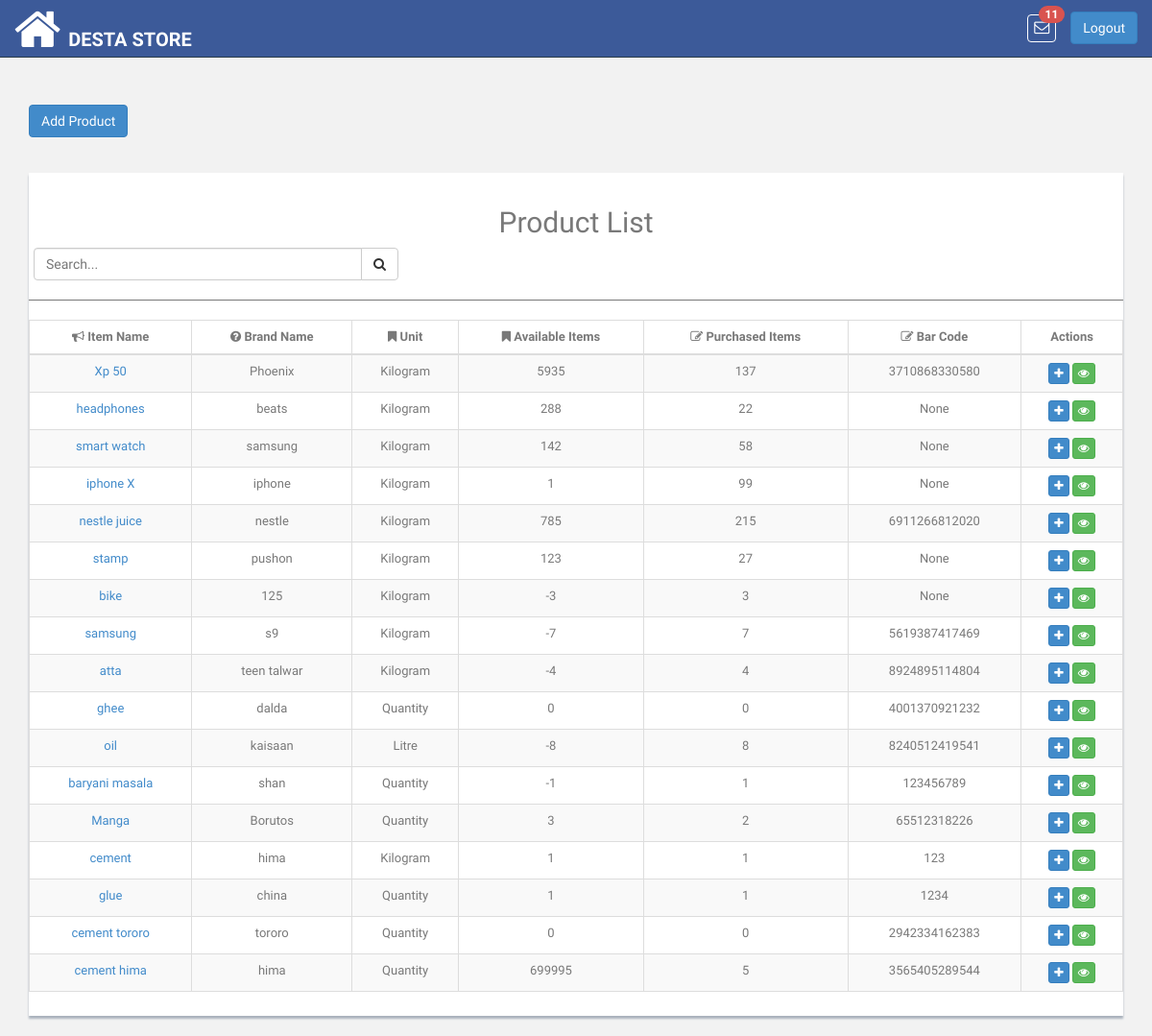
Page /product/items/list/ (signed in) on the committed database.
### pis_retailer/models.py (models this page shows, shortened)
class RetailerUser(models.Model):
    ROLE_TYPE_OWNER = 'owner'
    ROLE_TYPE_DATA_ENTRY_USER = 'data_entry_user'
    ROLE_TYPE_SALESMAN = 'salesman'
    ROLE_TYPE_VIEW_ACCOUNT = 'account_viewer'
    ROLE_TYPE_LEDGER_VIEW = 'ledger_viewer'
    ROLE_TYPES = (
        (ROLE_TYPE_OWNER, 'Owner'),
        (ROLE_TYPE_DATA_ENTRY_USER, 'Data Entry User'),
        (ROLE_TYPE_SALESMAN, 'Salesman'),
        (ROLE_TYPE_VIEW_ACCOUNT, 'Account Viewer'),
        (ROLE_TYPE_LEDGER_VIEW, 'Ledger Viewer'),
    )
    user = models.OneToOneField(User, related_name='retailer_user',on_delete=models.CASCADE)
    retailer = models.ForeignKey(Retailer, related_name='u_retailer',on_delete=models.CASCADE)
    role_type = models.CharField(
        max_length=100, choices=ROLE_TYPES, default=ROLE_TYPE_OWNER
    )

class Retailer(DatedModel):
    name = models.CharField(max_length=100)
    slug = models.SlugField(blank=False)
    package = models.CharField(max_length=200, null=True, blank=True)
    package_price = models.CharField(max_length=200, null=True, blank=True)
    package_expiry = models.DateField(blank=True, null=True)
    logo = models.ImageField(
        upload_to='images/retailer/logo/', max_length=1024,
        blank=True, null=True
    )

### pis_product/models.py (models this page shows, shortened)
class Product(models.Model):
    UNIT_TYPE_KG = 'Kilogram'
    UNIT_TYPE_GRAM = 'Gram'
    UNIT_TYPE_LITRE = 'Litre'
    UNIT_TYPE_QUANTITY = 'Quantity'
    UNIT_TYPES = (
        (UNIT_TYPE_KG, 'Kilogram'),
        (UNIT_TYPE_GRAM, 'Gram'),
        (UNIT_TYPE_LITRE, 'Litre'),
        (UNIT_TYPE_QUANTITY, 'Quantity'),
    )
    unit_type = models.CharField(
        choices=UNIT_TYPES, default=UNIT_TYPE_QUANTITY,
        blank=True, null=True, max_length=200
    )
    name = models.CharField(max_length=100, unique=True)
    brand_name = models.CharField(max_length=200, blank=True, null=True)
    retailer = models.ForeignKey(
        'pis_retailer.Retailer',
        related_name='retailer_product',on_delete=models.CASCADE
    )
    bar_code = models.CharField(max_length=13, unique=True, blank=True,
                                null=True)
    def product_available_items(self):
        try:
            obj_stock_in = self.stockin_product.aggregate(Sum('quantity'))
            stock_in = float(obj_stock_in.get('quantity__sum'))
        except:
            stock_in = 0
        try:
            obj_stock_out = self.stockout_product.aggregate(
                Sum('stock_out_quantity'))
            stock_out = float(obj_stock_out.get('stock_out_quantity__sum'))
        except:
            stock_out = 0
        return  stock_in - stock_out
    def product_purchased_items(self):
        try:
            obj_stock_out = self.stockout_product.aggregate(
                Sum('stock_out_quantity'))
            stock_out = float(obj_stock_out.get('stock_out_quantity__sum'))
        except:
            stock_out = 0
        return  stock_out

### pis_product/views.py (the view)
class ProductItemList(TemplateView):
    template_name = 'products/product_list.html'
    def dispatch(self, request, *args, **kwargs):
        if not self.request.user.is_authenticated:
            return HttpResponseRedirect(reverse('login'))
        return super(
            ProductItemList, self).dispatch(request, *args, **kwargs)
    def get_context_data(self, **kwargs):
        context = super(ProductItemList, self).get_context_data(**kwargs)
        products = (
            self.request.user.retailer_user.retailer.retailer_product.all()
        )
        context.update({
            'products': products
        })
        return context

### pis_com/templatetags/template_tags.py (called while the page is built)
@register.simple_tag
def product_notifications(retailer_id):
    return Product.objects.filter(retailer__id=retailer_id)

### templates/products/product_list.html (shortened to what this page needs)
{% extends 'base.html' %}
{% block content %}
    <div class="col-md-12">
            <br>
            <a href="{% url 'product:add_product' retailer_id=request.user.retailer_user.retailer.id %}"><button type="button" id="add-product" class="btn btn-primary"  id="load" data-loading-text="<i class='fa fa-circle-o-notch fa-spin'></i>Processing">Add Product </button></a>
            <br><br><br>
            <div class="content-panel table-responsive">
                <table class="table table-striped table-bordered table-advance table-hover item-table">
                    <h2 class="text-center">Product List</h2>
                    <div class="input-group custom-search-form col-md-4" style="left: 5px">
                        <input type="text" class="form-control search-product" placeholder="Search...">
                        <span class="input-group-btn">
                            <button class="btn btn-default" type="button">
                                <i class="fa fa-search"></i>
                            </button>
                        </span>
                    </div>
                    <hr>
                    <thead>
                    <tr>
                        <th class="text-center"><i class="fa fa-bullhorn"></i> Item Name</th>
                        <th class="text-center"><i class="fa fa-question-circle"></i> Brand Name</th>
                        <th class="text-center"><i class=" fa fa-bookmark"></i> Unit</th>
                        <th class="text-center"><i class=" fa fa-bookmark"></i> Available Items</th>
                        <th class="text-center"><i class=" fa fa-edit"></i> Purchased Items</th>
                        <th class="text-center"><i class=" fa fa-edit"></i> Bar Code</th>
                        <th class="text-center">Actions</th>
                    </tr>
                    </thead>
                    <tbody class="product-table-body text-center">
                    {% for item in products %}
                        <tr>
                            <td><a href="{% url 'product:item_details' pk=item.id %}">{{ item.name}}</a></td>
                            <td class="#">{{ item.brand_name }}</td>
                            <td class="#">{{ item.unit_type }}</td>
                            <td>{{ item.product_available_items|floatformat:-2 }}</td>
                            <td>{{ item.product_purchased_items|floatformat:-2 }}</td>
                            <td>{{ item.bar_code}}</td>
                            <td>
                                <a href="{% url 'product:add_product_items' product_id=item.id %}"><button class="btn btn-primary btn-xs"><i class="fa fa-plus"></i></button></a>
                                <a href="{% url 'product:item_details' pk=item.id %}"><button class="btn btn-success btn-xs"><i class="fa fa-eye"></i></button></a>
                            </td>
                        </tr>
                    {% endfor %}
                    </tbody>
                </table>
            </div>
        </div>
{% endblock %}

### templates/base.html (shortened to what this page needs)
<!DOCTYPE html>
<html lang="en" xmlns="http://www.w3.org/1999/html">
{% load static %}
{% load template_tags %}
<head>
    <link href="{% static 'css/bootstrap.css' %}" rel="stylesheet">
    <link href="{% static 'font-awesome/css/font-awesome.css' %}" rel="stylesheet" />
    <link rel="stylesheet" type="text/css" href="{% static 'css/zabuto_calendar.css' %}">
    <link rel="stylesheet" type="text/css" href="{% static 'js/gritter/css/jquery.gritter.css' %}" />
    <link rel="stylesheet" type="text/css" href="{% static 'lineicons/style.css' %}">
    <link href="{% static 'css/style.css' %}" rel="stylesheet">
    <link href="{% static 'css/style-responsive.css' %}" rel="stylesheet">
    <link href="{% static 'css/profileImage.css' %}" rel="stylesheet" type="text/css"/>
    <link href="{% static 'css/sweetalert2.min.css' %}" rel="stylesheet" />
</head>
<body>
<section id="container" >
    <header class="header black-bg">
        <a href="{% url 'index' %}" class="home_icon" style="float:left"><i class="fa fa-home fa-4x" aria-hidden="true"></i></a>
        <a href="{% url 'index' %}" class="logo"><b>{{ request.user.retailer_user.retailer.name }}</b></a>
        <div class="right_div">
            <div class="nav notify-row" id="top_menu">
                {% product_notifications retailer_id=request.user.retailer_user.retailer.id as p_n %}
                <ul class="nav top-menu">
                    <li id="header_inbox_bar" class="dropdown">
                        <a data-toggle="dropdown" class="dropdown-toggle msg" href="index.html#">
                            <i class="fa fa-envelope-o"></i> <span class="badge badge-danger notification_count" style="background: #d9534f"></span>
                        </a>
                    </li>
                </ul>
            </div>
            <div class="top-menu">
                <a tabindex="logout" class="btn btn-primary" href="{% url 'logout' %}" style="margin-top: 12px;">Logout</a>
            </div>
        </div>
    </header>
    <section class="wrapper">
        {% block content %}{% endblock %}
    </section>
</section>
</body>
</html>

### app_static/css/style.css (style rules this page uses)
body { color: #797979; background: #f2f2f2; font-family: 'Ruda', sans-serif; padding: 0px !important; margin: 0px !important; font-size:13px; }
ul li { list-style: none; }
a, a:hover, a:focus { text-decoration: none; outline: none; }
#container { width: 100%; height: 100%; }
hr { margin-top: 20px; margin-bottom: 20px; border: 0; border-top: 1px solid #797979; }
.header, .footer { min-height: 60px; padding: 0 15px; }
.header { position: fixed; left: 0; right: 0; z-index: 1002; }
.black-bg { background: #3C5A99; border-bottom: 1px solid #2B3D4A; }
.wrapper { display: inline-block; margin-top: 90px; padding-left: 15px; padding-right: 15px; padding-bottom: 15px; padding-top: 0px; width: 100%; }
a.logo { font-size: 20px; color: #ffffff; float: left; margin-top: 27px; text-transform: uppercase; }
a.logo b { font-weight: 900; }
#top_menu .nav > li, ul.top-menu > li { float: left; }
.notify-row { float: left; margin-top: 15px; margin-left: 92px; }
ul.top-menu > li > a { color: #666666; font-size: 16px; border-radius: 4px; -webkit-border-radius: 4px; border:1px solid #68dff0; padding: 2px 6px; margin-right: 15px; }
.notify-row .badge { position: absolute; right: -10px; top: -10px; z-index: 100; }
.content-panel { background: #ffffff; box-shadow: 0px 3px 2px #aab2bd; padding-top: 15px; padding-bottom: 5px; }

### templates/base.html (style rules this page uses)
.msg { color: #fff !important; border:none !important; border: 1px solid #fff !important; }
.right_div { float:right; }
.notify-row { margin-left: -45px !important; }
.home_icon { float:left; color:#fff; margin-right:8px; margin-top:5px; }

### rows in the picture
Product: name "Xp 50", brand_name "Phoenix", unit_type "Kilogram", product_available_items "5935", product_purchased_items "137", bar_code "3710868330580"
Product: name "headphones", brand_name "beats", unit_type "Kilogram", product_available_items "288", product_purchased_items "22", bar_code "None"
Product: name "smart watch", brand_name "samsung", unit_type "Kilogram", product_available_items "142", product_purchased_items "58", bar_code "None"
Product: name "iphone X", brand_name "iphone", unit_type "Kilogram", product_available_items "1", product_purchased_items "99", bar_code "None"
Product: name "nestle juice", brand_name "nestle", unit_type "Kilogram", product_available_items "785", product_purchased_items "215", bar_code "6911266812020"
Product: name "stamp", brand_name "pushon", unit_type "Kilogram", product_available_items "123", product_purchased_items "27", bar_code "None"
Product: name "bike", brand_name "125", unit_type "Kilogram", product_available_items "-3", product_purchased_items "3", bar_code "None"
Product: name "samsung", brand_name "s9", unit_type "Kilogram", product_available_items "-7", product_purchased_items "7", bar_code "5619387417469"
Product: name "atta", brand_name "teen talwar", unit_type "Kilogram", product_available_items "-4", product_purchased_items "4", bar_code "8924895114804"
Product: name "ghee", brand_name "dalda", unit_type "Quantity", product_available_items "0", product_purchased_items "0", bar_code "4001370921232"
Product: name "oil", brand_name "kaisaan", unit_type "Litre", product_available_items "-8", product_purchased_items "8", bar_code "8240512419541"
Product: name "baryani masala", brand_name "shan", unit_type "Quantity", product_available_items "-1", product_purchased_items "1", bar_code "123456789"
Product: name "Manga", brand_name "Borutos", unit_type "Quantity", product_available_items "3", product_purchased_items "2", bar_code "65512318226"
Product: name "cement", brand_name "hima", unit_type "Kilogram", product_available_items "1", product_purchased_items "1", bar_code "123"
Product: name "glue", brand_name "china", unit_type "Quantity", product_available_items "1", product_purchased_items "1", bar_code "1234"
Product: name "cement tororo", brand_name "tororo", unit_type "Quantity", product_available_items "0", product_purchased_items "0", bar_code "2942334162383"
Product: name "cement hima", brand_name "hima", unit_type "Quantity", product_available_items "699995", product_purchased_items "5", bar_code "3565405289544"

### other values in the picture
{{ request.user.retailer_user.retailer.name }} "DESTA STORE"
